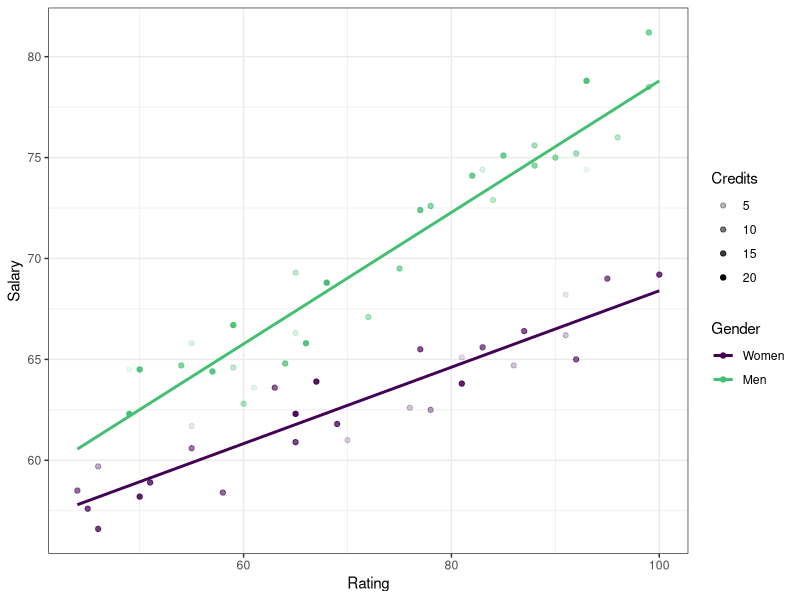
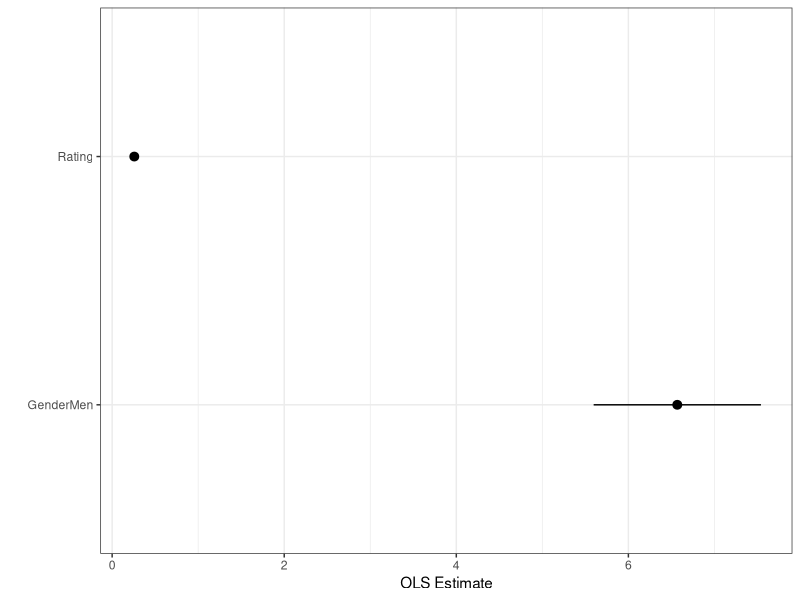
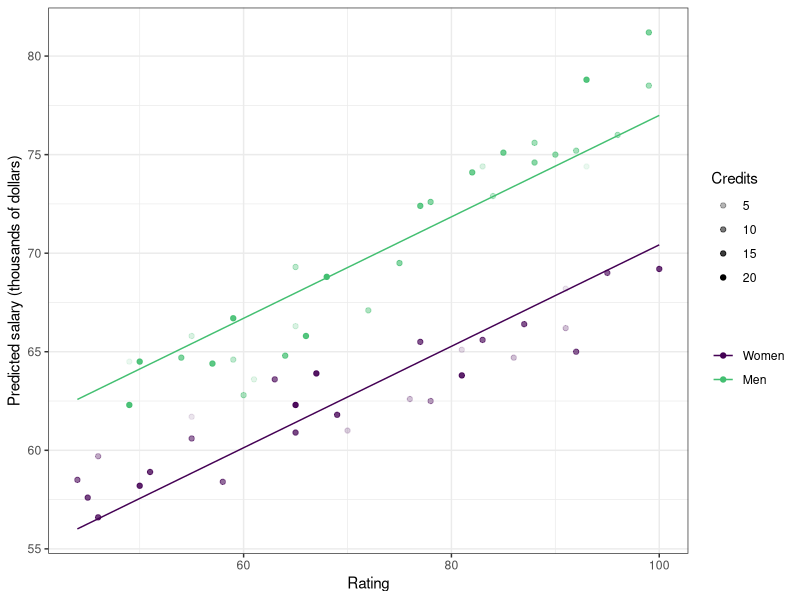

Source code (R) for these figures, in order:
## ---- chunk 1
## Sets defaults for R chunks
knitr::opts_chunk$set(echo = TRUE, # echo = TRUE means that your code will show
                      warning=FALSE,
                      message=FALSE,
                      # fig.path='Figs/', ## where to save figures
                      fig.height = 3,
                      fig.width = 4,
                      fig.align = 'center')

## Add any R packages you require. 
## Here are some we will use in 811:
requires <- c("tidyverse", # tidyverse includes dplyr and ggplot2
              "broom",
              "haven",
              "devtools",
              "magrittr",
              "here")

## Install any you don't have
to_install <- c(!requires %in% rownames(installed.packages()))
install.packages(c(requires[to_install], "NA"), repos = "https://cloud.r-project.org/" )

## Load all required R packages
library(tidyverse)
library(broom)
library(haven)
library(magrittr)
library(here)
library(ggplot2); theme_set(theme_bw()) # global plot theme
## Colorblind and greyscale print-friendly scales
  options(
    ggplot2.continuous.color = "viridis",
    ggplot2.continuous.fill = "viridis"
  )
  scale_color_discrete <- function(...)
    scale_color_viridis_d(..., begin = 0, end = .7)
  scale_fill_discrete <- function(...)
    scale_fill_viridis_d(..., begin = 0, end = .7)
## ---- chunk 2
d <- read_dta("data/EX3.dta") %>%
  mutate(Gender = factor(Sex, labels = c("Women","Men")))
## ---- chunk 3
# scatterplot
p <- ggplot(d) + 
  aes(x = Rating, y = Salary, color = Gender) + 
  geom_point(aes(alpha = Credits)) + scale_color_discrete()

# quick y ~ mx linear regression per group
p + geom_smooth(method = lm, se = F, fullrange = T)
## ---- chunk 4
m1 <- lm(Salary ~ Gender + Rating, data = d) %>% 
  tidy(conf.int = TRUE) 

ggplot(m1 %>% filter(term != "(Intercept)")) + 
  aes(x = term,
      y = estimate, 
      ymin = conf.low, 
      ymax = conf.high) + 
  geom_pointrange() + 
  coord_flip() + 
  labs(x="", y="OLS Estimate")
## ---- chunk 5
b0 <- m1$estimate[1]
b1 <- m1$estimate[2]
b2 <- m1$estimate[3]

p +
  geom_line(aes(color = "Men", 
                y = b0 + b1*1 + b2*Rating) ) + 
  geom_line(aes(color = "Women", 
                y = b0 + b1*0 + b2*Rating) ) + 
  scale_color_discrete() +
  labs(color = "",
       y = "Predicted salary (thousands of dollars)") 
